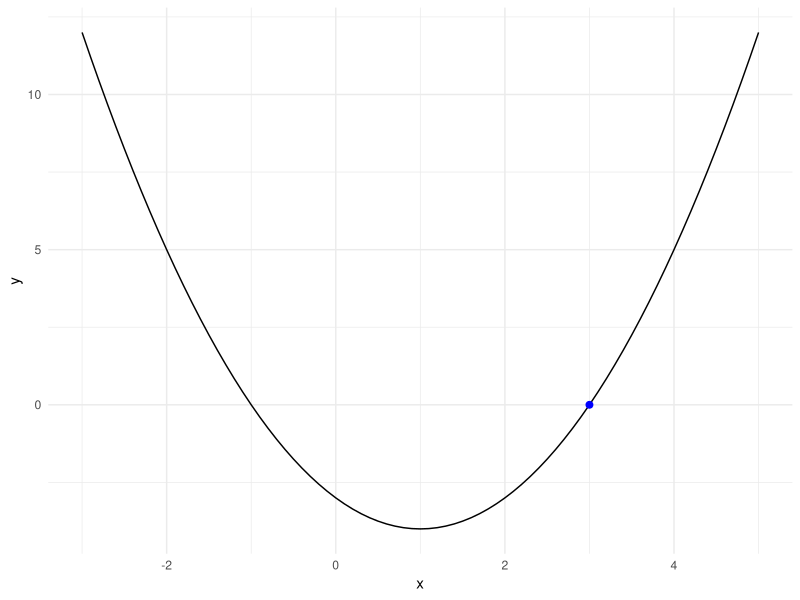
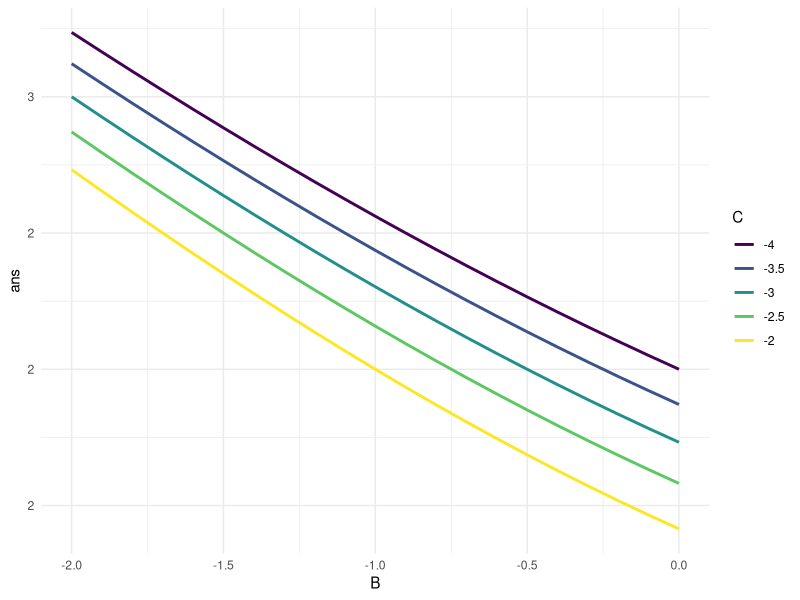

Generate these figures, in order, with R:
## ---- chunk 1
options(htmltools.dir.version = FALSE)
knitr::opts_chunk$set( echo = TRUE )
## ---- chunk 2
suppressPackageStartupMessages( library( dplyr ) )
suppressPackageStartupMessages( library( ggplot2 ) )
## ---- chunk 3
library(dplyr)
library(ggplot2)
## ---- chunk 4
A <- 1
B <- -2
C <- -3
DF1 <- tibble( x = seq( -3, 5, 0.1 )
             , y = A*x^2 + B*x + C
             )
DF1b <- tibble( x = 3, y = 0 )
ans <- ( -B + sqrt( B^2 - 4*A*C ) ) / ( 2 * A )
ans
## ---- chunk 5
ggplot( DF1, aes( x = x, y = y ) ) +
  geom_line() +
  geom_point( data = DF1b, size = 2, colour = "blue" ) +
  theme_minimal()
## ---- chunk 6
input <- read.csv( "data/MyABC1.csv" )
input
## ---- chunk 7
for ( i in seq_along( input$A ) ) {
    A <- input$A[ i ]
    B <- input$B[ i ]
    C <- input$C[ i ]
    print( sprintf( "A = %8.4f, B = %8.4f, C = %8.4f, x = %8.4f"
                  , A, B, C
                  , ( -B + sqrt( B^2 - 4*A*C ) )
                    / ( 2 * A ) ) )
}
## ---- chunk 8
ans <- numeric( 0 )
for ( i in seq_along( input$A ) ) {
    A <- input$A[ i ]
    B <- input$B[ i ]
    C <- input$C[ i ]
    ans <- c( ans, ( -B + sqrt( B^2 - 4*A*C ) ) / ( 2 * A ) )
}
ans
## ---- chunk 9
ans <- numeric( nrow( input ) )
ans
for ( i in seq_along( input$A ) ) {
    A <- input$A[ i ] ; B <- input$B[ i ] ; C <- input$C[ i ]
    ans[ i ] <- ( -B + sqrt( B^2 - 4*A*C ) ) / ( 2 * A )
}
ans
## ---- chunk 10
cbind( input, tibble( ans = ans ) )
## ---- chunk 11
my_solution <- function( A, B, C ) {
  ( -B + sqrt( B^2 - 4*A*C ) ) / ( 2 * A )
}
my_solution( 1, -2, -3 ) # try it out
## ---- chunk 12
my_many_solutions <- function( A, B, C, solution ) {
  ans <- numeric( length( A ) )
  for ( i in seq_along( A ) ) {
    ans[ i ] <- solution( A[ i ], B[ i ], C[ i ] )
  }
  ans
}
my_many_solutions( input$A, input$B, input$C, my_solution )
## ---- chunk 13
library(purrr)
pmap_dbl( input[ , -1 ], my_solution )
## ---- chunk 14
my_solution( input$A, input$B, input$C )
## ---- chunk 15
my_slow_solution <- function( A, B, C ) {
  Y <- function( X, A, B, C ) { A * X^2 + B * X + C }
  # only one answer at a time
  uniroot( Y, c( 0, 1e6 ), A = A, B = B, C = C, tol = 1e-8 )$root
}
my_slow_solution( 1, -2, -3 )
## ---- chunk 16
options( digits = 1 )
library(microbenchmark)
ans <- microbenchmark( 
  loop_slow = my_many_solutions( input$A, input$B, input$C
                               , my_slow_solution )
, pmap_slow = pmap_dbl( input[ , -1 ], my_slow_solution )
, loop_single = my_many_solutions( input$A, input$B, input$C
                                 , my_solution )
, pmap_single = pmap_dbl( input[ , -1 ], my_solution )
, vectorized = my_solution( input$A, input$B, input$C )
)
summary( ans )
## ---- chunk 17
Bvals <- seq( -2, 0, 0.1 )
Cvals <- seq( -4, -2, 0.5 )
DF2 <- expand.grid( A = 1
                  , B = Bvals
                  , C = Cvals
                  )
nrow( DF2 )
head( DF2 )
## ---- chunk 18
DF2$ans <- with( DF2, my_solution( A, B, C ) )
head( DF2 )
## ---- chunk 19
DF2$Cgroup <- factor( DF2$C, levels = Cvals )
head( DF2 )
## ---- chunk 20
library(ggplot2)
ggplot( DF2, aes( x = B, y = ans, colour = Cgroup ) ) +
  geom_line( size = 1 ) +
  scale_color_viridis_d( name = "C" ) +
  theme_minimal()
## ---- chunk 21
library(tidyr)
options( digits = 3 )
DF3 <- (   DF2
       %>% select( A, B, C = Cgroup, ans )
       %>% spread( C, ans )
       )
head( DF3 )
